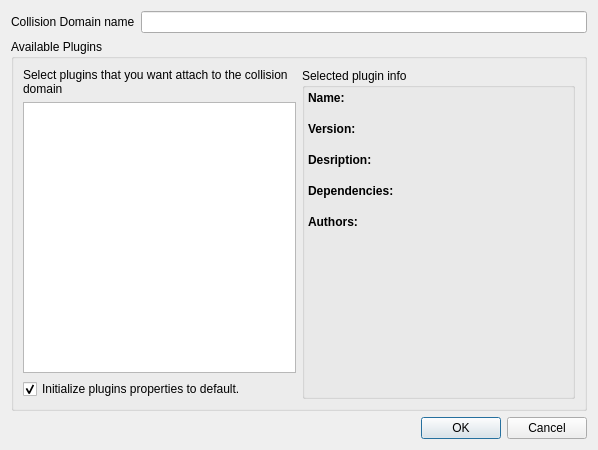
<ui version="4.0" >
 <class>AddCdForm</class>
 <widget class="QDialog" name="AddCdForm" >
  <property name="geometry" >
   <rect>
    <x>0</x>
    <y>0</y>
    <width>598</width>
    <height>450</height>
   </rect>
  </property>
  <property name="minimumSize" >
   <size>
    <width>500</width>
    <height>450</height>
   </size>
  </property>
  <property name="windowTitle" >
   <string>Visual Netkit - Add new CD</string>
  </property>
  <layout class="QVBoxLayout" >
   <item>
    <layout class="QHBoxLayout" >
     <item>
      <widget class="QLabel" name="label_2" >
       <property name="text" >
        <string>Collision Domain name</string>
       </property>
      </widget>
     </item>
     <item>
      <widget class="QLineEdit" name="cdNameLineEdit" />
     </item>
    </layout>
   </item>
   <item>
    <widget class="QGroupBox" name="groupBox" >
     <property name="title" >
      <string>Available Plugins</string>
     </property>
     <layout class="QHBoxLayout" >
      <item>
       <layout class="QVBoxLayout" >
        <item>
         <widget class="QLabel" name="label_8" >
          <property name="sizePolicy" >
           <sizepolicy vsizetype="Preferred" hsizetype="Minimum" >
            <horstretch>0</horstretch>
            <verstretch>0</verstretch>
           </sizepolicy>
          </property>
          <property name="text" >
           <string>Select plugins that you want attach to the collision domain</string>
          </property>
          <property name="wordWrap" >
           <bool>true</bool>
          </property>
         </widget>
        </item>
        <item>
         <widget class="QListWidget" name="pluginsList" >
          <property name="sizePolicy" >
           <sizepolicy vsizetype="Expanding" hsizetype="Minimum" >
            <horstretch>0</horstretch>
            <verstretch>0</verstretch>
           </sizepolicy>
          </property>
          <property name="alternatingRowColors" >
           <bool>true</bool>
          </property>
         </widget>
        </item>
        <item>
         <widget class="QCheckBox" name="initPropertiesCheck" >
          <property name="text" >
           <string>Initialize plugins properties to default.</string>
          </property>
          <property name="checked" >
           <bool>true</bool>
          </property>
         </widget>
        </item>
       </layout>
      </item>
      <item>
       <widget class="QGroupBox" name="groupBox_2" >
        <property name="layoutDirection" >
         <enum>Qt::LeftToRight</enum>
        </property>
        <property name="title" >
         <string>Selected plugin info</string>
        </property>
        <layout class="QVBoxLayout" >
         <property name="spacing" >
          <number>3</number>
         </property>
         <property name="margin" >
          <number>3</number>
         </property>
         <item>
          <layout class="QVBoxLayout" >
           <property name="spacing" >
            <number>0</number>
           </property>
           <item>
            <widget class="QLabel" name="label_3" >
             <property name="font" >
              <font>
               <weight>75</weight>
               <bold>true</bold>
              </font>
             </property>
             <property name="layoutDirection" >
              <enum>Qt::LeftToRight</enum>
             </property>
             <property name="text" >
              <string>Name:</string>
             </property>
            </widget>
           </item>
           <item>
            <widget class="QLabel" name="pName" >
             <property name="layoutDirection" >
              <enum>Qt::LeftToRight</enum>
             </property>
             <property name="text" >
              <string/>
             </property>
             <property name="wordWrap" >
              <bool>false</bool>
             </property>
             <property name="openExternalLinks" >
              <bool>true</bool>
             </property>
            </widget>
           </item>
          </layout>
         </item>
         <item>
          <layout class="QVBoxLayout" >
           <property name="spacing" >
            <number>0</number>
           </property>
           <item>
            <widget class="QLabel" name="label_4" >
             <property name="font" >
              <font>
               <weight>75</weight>
               <bold>true</bold>
              </font>
             </property>
             <property name="layoutDirection" >
              <enum>Qt::LeftToRight</enum>
             </property>
             <property name="text" >
              <string>Version:</string>
             </property>
            </widget>
           </item>
           <item>
            <widget class="QLabel" name="pVersion" >
             <property name="layoutDirection" >
              <enum>Qt::LeftToRight</enum>
             </property>
             <property name="text" >
              <string/>
             </property>
             <property name="wordWrap" >
              <bool>false</bool>
             </property>
             <property name="openExternalLinks" >
              <bool>true</bool>
             </property>
            </widget>
           </item>
          </layout>
         </item>
         <item>
          <layout class="QVBoxLayout" >
           <property name="spacing" >
            <number>0</number>
           </property>
           <item>
            <widget class="QLabel" name="label_5" >
             <property name="font" >
              <font>
               <weight>75</weight>
               <bold>true</bold>
              </font>
             </property>
             <property name="layoutDirection" >
              <enum>Qt::LeftToRight</enum>
             </property>
             <property name="text" >
              <string>Desription:</string>
             </property>
            </widget>
           </item>
           <item>
            <widget class="QLabel" name="pDescription" >
             <property name="layoutDirection" >
              <enum>Qt::LeftToRight</enum>
             </property>
             <property name="text" >
              <string/>
             </property>
             <property name="wordWrap" >
              <bool>false</bool>
             </property>
             <property name="openExternalLinks" >
              <bool>true</bool>
             </property>
            </widget>
           </item>
          </layout>
         </item>
         <item>
          <layout class="QVBoxLayout" >
           <property name="spacing" >
            <number>0</number>
           </property>
           <item>
            <widget class="QLabel" name="label_6" >
             <property name="font" >
              <font>
               <weight>75</weight>
               <bold>true</bold>
              </font>
             </property>
             <property name="layoutDirection" >
              <enum>Qt::LeftToRight</enum>
             </property>
             <property name="text" >
              <string>Dependencies:</string>
             </property>
            </widget>
           </item>
           <item>
            <widget class="QLabel" name="pDeps" >
             <property name="layoutDirection" >
              <enum>Qt::LeftToRight</enum>
             </property>
             <property name="text" >
              <string/>
             </property>
             <property name="wordWrap" >
              <bool>false</bool>
             </property>
             <property name="openExternalLinks" >
              <bool>true</bool>
             </property>
            </widget>
           </item>
          </layout>
         </item>
         <item>
          <layout class="QVBoxLayout" >
           <property name="spacing" >
            <number>0</number>
           </property>
           <item>
            <widget class="QLabel" name="label_7" >
             <property name="font" >
              <font>
               <weight>75</weight>
               <bold>true</bold>
              </font>
             </property>
             <property name="layoutDirection" >
              <enum>Qt::LeftToRight</enum>
             </property>
             <property name="text" >
              <string>Authors:</string>
             </property>
            </widget>
           </item>
           <item>
            <widget class="QLabel" name="pAuthor" >
             <property name="layoutDirection" >
              <enum>Qt::LeftToRight</enum>
             </property>
             <property name="text" >
              <string/>
             </property>
             <property name="wordWrap" >
              <bool>false</bool>
             </property>
             <property name="openExternalLinks" >
              <bool>true</bool>
             </property>
            </widget>
           </item>
          </layout>
         </item>
         <item>
          <spacer>
           <property name="orientation" >
            <enum>Qt::Vertical</enum>
           </property>
           <property name="sizeHint" stdset="0" >
            <size>
             <width>20</width>
             <height>40</height>
            </size>
           </property>
          </spacer>
         </item>
        </layout>
       </widget>
      </item>
     </layout>
    </widget>
   </item>
   <item>
    <widget class="QDialogButtonBox" name="cdFormConfirmBox" >
     <property name="orientation" >
      <enum>Qt::Horizontal</enum>
     </property>
     <property name="standardButtons" >
      <set>QDialogButtonBox::Cancel|QDialogButtonBox::Ok</set>
     </property>
    </widget>
   </item>
  </layout>
 </widget>
 <resources/>
 <connections>
  <connection>
   <sender>cdFormConfirmBox</sender>
   <signal>rejected()</signal>
   <receiver>AddCdForm</receiver>
   <slot>reject()</slot>
   <hints>
    <hint type="sourcelabel" >
     <x>325</x>
     <y>166</y>
    </hint>
    <hint type="destinationlabel" >
     <x>286</x>
     <y>274</y>
    </hint>
   </hints>
  </connection>
 </connections>
</ui>
